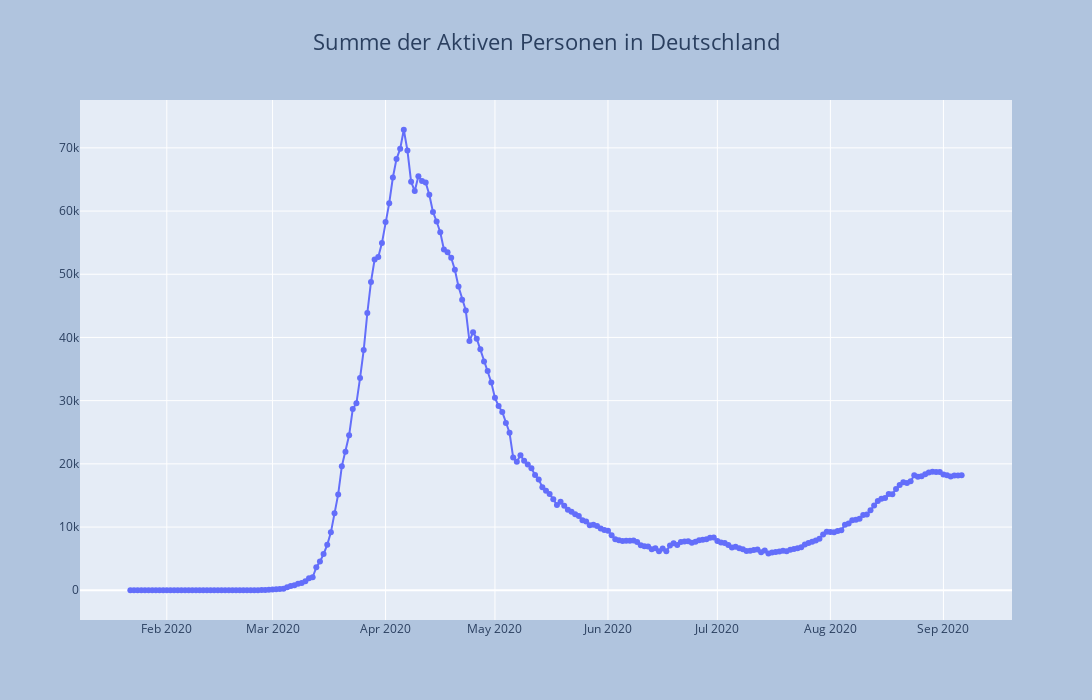

Here is the notebook cell this chart was saved with:
### Code cell
fig = go.Figure()
fig.add_trace(go.Scatter(x=df['datum'], y=df['aktive'], mode='lines+markers'))
fig = plot_layout(fig, 'Summe der Aktiven Personen in Deutschland')
fig.show()

### Figure 1 — Plotly figure (JSON) as saved in the notebook; plotly's stock layout.template omitted (floating-point values rounded to 4 significant figures; data arrays with more than 128 entries replaced by an {"elided": "..."} marker saying what was removed)
{"data": [{"mode": "lines+markers", "type": "scatter", "x": {"elided": "229 str values"}, "y": {"elided": "229 int values"}}], "layout": {"autosize": false, "height": 700, "hovermode": "x", "paper_bgcolor": "LightSteelBlue", "title": {"font": {"size": 22}, "text": "Summe der Aktiven Personen in Deutschland", "x": 0.5, "xanchor": "center", "y": 0.95}, "width": 1300}}
